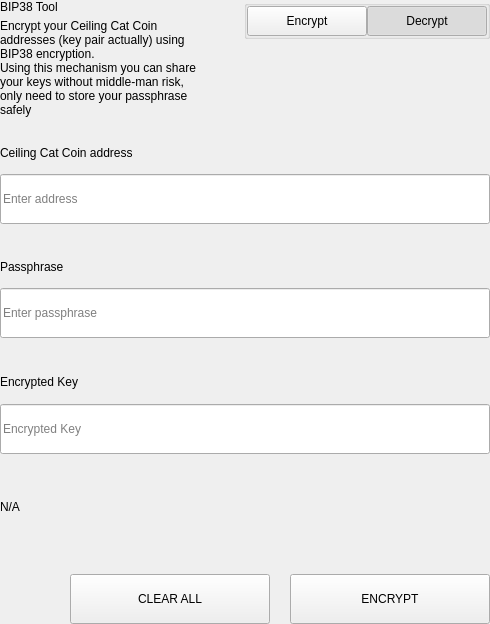
<?xml version="1.0" encoding="UTF-8"?>
<ui version="4.0">
 <class>SettingsBitToolWidget</class>
 <widget class="QWidget" name="SettingsBitToolWidget">
  <property name="geometry">
   <rect>
    <x>0</x>
    <y>0</y>
    <width>490</width>
    <height>624</height>
   </rect>
  </property>
  <property name="windowTitle">
   <string>Form</string>
  </property>
  <layout class="QVBoxLayout" name="verticalLayout">
   <property name="spacing">
    <number>0</number>
   </property>
   <property name="leftMargin">
    <number>0</number>
   </property>
   <property name="topMargin">
    <number>0</number>
   </property>
   <property name="rightMargin">
    <number>0</number>
   </property>
   <property name="bottomMargin">
    <number>0</number>
   </property>
   <item>
    <widget class="QWidget" name="left" native="true">
     <layout class="QVBoxLayout" name="verticalLayout_3">
      <property name="leftMargin">
       <number>0</number>
      </property>
      <property name="topMargin">
       <number>0</number>
      </property>
      <property name="rightMargin">
       <number>0</number>
      </property>
      <property name="bottomMargin">
       <number>0</number>
      </property>
      <item>
       <layout class="QVBoxLayout" name="verticalLayout_2">
        <property name="spacing">
         <number>0</number>
        </property>
        <item>
         <layout class="QHBoxLayout" name="horizontalLayout_3" stretch="3,1">
          <property name="spacing">
           <number>40</number>
          </property>
          <item>
           <layout class="QVBoxLayout" name="verticalLayoutTitle">
            <property name="spacing">
             <number>5</number>
            </property>
            <item>
             <widget class="QLabel" name="labelTitle">
              <property name="text">
               <string>BIP38 Tool</string>
              </property>
             </widget>
            </item>
            <item>
             <widget class="QLabel" name="labelSubtitle1">
              <property name="text">
               <string>Encrypt your Ceiling Cat Coin addresses (key pair actually) using BIP38 encryption.
Using this mechanism you can share your keys without middle-man risk, only need to store your passphrase safely</string>
              </property>
              <property name="wordWrap">
               <bool>true</bool>
              </property>
             </widget>
            </item>
           </layout>
          </item>
          <item alignment="Qt::AlignTop">
           <widget class="QGroupBox" name="groupBox">
            <property name="title">
             <string/>
            </property>
            <property name="alignment">
             <set>Qt::AlignLeading|Qt::AlignLeft|Qt::AlignTop</set>
            </property>
            <layout class="QHBoxLayout" name="horizontalLayout_4">
             <property name="spacing">
              <number>0</number>
             </property>
             <property name="leftMargin">
              <number>0</number>
             </property>
             <property name="topMargin">
              <number>0</number>
             </property>
             <property name="rightMargin">
              <number>0</number>
             </property>
             <property name="bottomMargin">
              <number>0</number>
             </property>
             <item>
              <spacer name="horizontalSpacer">
               <property name="orientation">
                <enum>Qt::Horizontal</enum>
               </property>
               <property name="sizeHint" stdset="0">
                <size>
                 <width>40</width>
                 <height>20</height>
                </size>
               </property>
              </spacer>
             </item>
             <item>
              <widget class="QPushButton" name="pushLeft">
               <property name="minimumSize">
                <size>
                 <width>120</width>
                 <height>30</height>
                </size>
               </property>
               <property name="maximumSize">
                <size>
                 <width>120</width>
                 <height>30</height>
                </size>
               </property>
               <property name="focusPolicy">
                <enum>Qt::NoFocus</enum>
               </property>
               <property name="text">
                <string>Encrypt</string>
               </property>
               <property name="checkable">
                <bool>true</bool>
               </property>
               <property name="autoExclusive">
                <bool>true</bool>
               </property>
              </widget>
             </item>
             <item>
              <widget class="QPushButton" name="pushRight">
               <property name="minimumSize">
                <size>
                 <width>120</width>
                 <height>30</height>
                </size>
               </property>
               <property name="maximumSize">
                <size>
                 <width>120</width>
                 <height>30</height>
                </size>
               </property>
               <property name="focusPolicy">
                <enum>Qt::NoFocus</enum>
               </property>
               <property name="text">
                <string>Decrypt</string>
               </property>
               <property name="checkable">
                <bool>true</bool>
               </property>
               <property name="checked">
                <bool>true</bool>
               </property>
               <property name="autoExclusive">
                <bool>true</bool>
               </property>
              </widget>
             </item>
            </layout>
           </widget>
          </item>
         </layout>
        </item>
        <item>
         <widget class="QStackedWidget" name="stackedWidget">
          <property name="currentIndex">
           <number>1</number>
          </property>
          <widget class="QWidget" name="pageDecrypt">
           <layout class="QVBoxLayout" name="verticalLayout_5">
            <property name="spacing">
             <number>0</number>
            </property>
            <property name="leftMargin">
             <number>0</number>
            </property>
            <property name="topMargin">
             <number>0</number>
            </property>
            <property name="rightMargin">
             <number>0</number>
            </property>
            <property name="bottomMargin">
             <number>0</number>
            </property>
            <item>
             <widget class="QWidget" name="widget" native="true">
              <property name="minimumSize">
               <size>
                <width>0</width>
                <height>100</height>
               </size>
              </property>
              <layout class="QVBoxLayout" name="verticalLayout_4">
               <property name="spacing">
                <number>0</number>
               </property>
               <property name="leftMargin">
                <number>0</number>
               </property>
               <property name="topMargin">
                <number>0</number>
               </property>
               <property name="rightMargin">
                <number>0</number>
               </property>
               <property name="bottomMargin">
                <number>0</number>
               </property>
               <item>
                <spacer name="verticalSpacer_2">
                 <property name="orientation">
                  <enum>Qt::Vertical</enum>
                 </property>
                 <property name="sizeType">
                  <enum>QSizePolicy::Fixed</enum>
                 </property>
                 <property name="sizeHint" stdset="0">
                  <size>
                   <width>20</width>
                   <height>20</height>
                  </size>
                 </property>
                </spacer>
               </item>
               <item>
                <layout class="QHBoxLayout" name="horizontalLayout_6" stretch="2">
                 <property name="spacing">
                  <number>0</number>
                 </property>
                 <item>
                  <layout class="QVBoxLayout" name="verticalLayout_7">
                   <property name="spacing">
                    <number>9</number>
                   </property>
                   <item>
                    <widget class="QLabel" name="labelSubtitleKey">
                     <property name="minimumSize">
                      <size>
                       <width>0</width>
                       <height>20</height>
                      </size>
                     </property>
                     <property name="maximumSize">
                      <size>
                       <width>16777215</width>
                       <height>20</height>
                      </size>
                     </property>
                     <property name="text">
                      <string>Encrypted key</string>
                     </property>
                    </widget>
                   </item>
                   <item>
                    <widget class="QLineEdit" name="lineEditKey">
                     <property name="minimumSize">
                      <size>
                       <width>0</width>
                       <height>50</height>
                      </size>
                     </property>
                     <property name="maximumSize">
                      <size>
                       <width>16777215</width>
                       <height>50</height>
                      </size>
                     </property>
                     <property name="placeholderText">
                      <string>Enter a encrypted key</string>
                     </property>
                    </widget>
                   </item>
                  </layout>
                 </item>
                </layout>
               </item>
               <item>
                <spacer name="verticalSpacer_3">
                 <property name="orientation">
                  <enum>Qt::Vertical</enum>
                 </property>
                 <property name="sizeType">
                  <enum>QSizePolicy::Fixed</enum>
                 </property>
                 <property name="sizeHint" stdset="0">
                  <size>
                   <width>20</width>
                   <height>20</height>
                  </size>
                 </property>
                </spacer>
               </item>
               <item>
                <layout class="QVBoxLayout" name="verticalLayout_9">
                 <property name="spacing">
                  <number>9</number>
                 </property>
                 <item>
                  <widget class="QLabel" name="labelSubtitlePassphrase">
                   <property name="maximumSize">
                    <size>
                     <width>16777215</width>
                     <height>20</height>
                    </size>
                   </property>
                   <property name="text">
                    <string>Passphrase</string>
                   </property>
                  </widget>
                 </item>
                 <item>
                  <widget class="QLineEdit" name="lineEditPassphrase">
                   <property name="minimumSize">
                    <size>
                     <width>0</width>
                     <height>50</height>
                    </size>
                   </property>
                   <property name="maximumSize">
                    <size>
                     <width>16777215</width>
                     <height>50</height>
                    </size>
                   </property>
                   <property name="placeholderText">
                    <string>Enter a passphrase</string>
                   </property>
                  </widget>
                 </item>
                </layout>
               </item>
               <item>
                <spacer name="verticalSpacer_4">
                 <property name="orientation">
                  <enum>Qt::Vertical</enum>
                 </property>
                 <property name="sizeType">
                  <enum>QSizePolicy::Fixed</enum>
                 </property>
                 <property name="sizeHint" stdset="0">
                  <size>
                   <width>20</width>
                   <height>20</height>
                  </size>
                 </property>
                </spacer>
               </item>
               <item>
                <widget class="QWidget" name="widget_3" native="true">
                 <property name="sizePolicy">
                  <sizepolicy hsizetype="Preferred" vsizetype="Fixed">
                   <horstretch>0</horstretch>
                   <verstretch>0</verstretch>
                  </sizepolicy>
                 </property>
                 <layout class="QVBoxLayout" name="verticalLayout_10">
                  <property name="spacing">
                   <number>9</number>
                  </property>
                  <property name="leftMargin">
                   <number>0</number>
                  </property>
                  <property name="topMargin">
                   <number>0</number>
                  </property>
                  <property name="rightMargin">
                   <number>0</number>
                  </property>
                  <property name="bottomMargin">
                   <number>0</number>
                  </property>
                  <item>
                   <widget class="QLabel" name="labelSubtitleDecryptResult">
                    <property name="minimumSize">
                     <size>
                      <width>0</width>
                      <height>20</height>
                     </size>
                    </property>
                    <property name="maximumSize">
                     <size>
                      <width>16777215</width>
                      <height>20</height>
                     </size>
                    </property>
                    <property name="text">
                     <string>Decrypted address result</string>
                    </property>
                   </widget>
                  </item>
                  <item>
                   <widget class="QWidget" name="widget_4" native="true">
                    <layout class="QHBoxLayout" name="horizontalLayout" stretch="6,0,1">
                     <property name="spacing">
                      <number>0</number>
                     </property>
                     <property name="leftMargin">
                      <number>0</number>
                     </property>
                     <property name="topMargin">
                      <number>0</number>
                     </property>
                     <property name="rightMargin">
                      <number>0</number>
                     </property>
                     <property name="bottomMargin">
                      <number>0</number>
                     </property>
                     <item alignment="Qt::AlignVCenter">
                      <widget class="QLineEdit" name="lineEditDecryptResult">
                       <property name="minimumSize">
                        <size>
                         <width>0</width>
                         <height>50</height>
                        </size>
                       </property>
                       <property name="maximumSize">
                        <size>
                         <width>16777215</width>
                         <height>50</height>
                        </size>
                       </property>
                       <property name="placeholderText">
                        <string>Decrypted Address</string>
                       </property>
                      </widget>
                     </item>
                     <item>
                      <spacer name="horizontalSpacer_4">
                       <property name="orientation">
                        <enum>Qt::Horizontal</enum>
                       </property>
                       <property name="sizeType">
                        <enum>QSizePolicy::Fixed</enum>
                       </property>
                       <property name="sizeHint" stdset="0">
                        <size>
                         <width>20</width>
                         <height>50</height>
                        </size>
                       </property>
                      </spacer>
                     </item>
                     <item>
                      <widget class="QPushButton" name="pushButtonImport">
                       <property name="minimumSize">
                        <size>
                         <width>140</width>
                         <height>40</height>
                        </size>
                       </property>
                       <property name="text">
                        <string>Import Address</string>
                       </property>
                      </widget>
                     </item>
                    </layout>
                   </widget>
                  </item>
                 </layout>
                </widget>
               </item>
               <item>
                <widget class="QLabel" name="statusLabel_DEC">
                 <property name="maximumSize">
                  <size>
                   <width>16777215</width>
                   <height>40</height>
                  </size>
                 </property>
                 <property name="text">
                  <string/>
                 </property>
                </widget>
               </item>
               <item>
                <spacer name="verticalSpacer">
                 <property name="orientation">
                  <enum>Qt::Vertical</enum>
                 </property>
                 <property name="sizeType">
                  <enum>QSizePolicy::Preferred</enum>
                 </property>
                 <property name="sizeHint" stdset="0">
                  <size>
                   <width>20</width>
                   <height>20</height>
                  </size>
                 </property>
                </spacer>
               </item>
               <item>
                <layout class="QHBoxLayout" name="horizontalLayout_7">
                 <property name="spacing">
                  <number>0</number>
                 </property>
                 <item>
                  <spacer name="horizontalSpacer_5">
                   <property name="orientation">
                    <enum>Qt::Horizontal</enum>
                   </property>
                   <property name="sizeType">
                    <enum>QSizePolicy::Expanding</enum>
                   </property>
                   <property name="sizeHint" stdset="0">
                    <size>
                     <width>40</width>
                     <height>20</height>
                    </size>
                   </property>
                  </spacer>
                 </item>
                 <item>
                  <widget class="QPushButton" name="pushButtonDecryptClear">
                   <property name="minimumSize">
                    <size>
                     <width>200</width>
                     <height>50</height>
                    </size>
                   </property>
                   <property name="maximumSize">
                    <size>
                     <width>200</width>
                     <height>50</height>
                    </size>
                   </property>
                   <property name="text">
                    <string>CLEAR</string>
                   </property>
                  </widget>
                 </item>
                 <item>
                  <spacer name="horizontalSpacer_3">
                   <property name="orientation">
                    <enum>Qt::Horizontal</enum>
                   </property>
                   <property name="sizeType">
                    <enum>QSizePolicy::Fixed</enum>
                   </property>
                   <property name="sizeHint" stdset="0">
                    <size>
                     <width>20</width>
                     <height>20</height>
                    </size>
                   </property>
                  </spacer>
                 </item>
                 <item>
                  <widget class="QPushButton" name="pushButtonDecrypt">
                   <property name="minimumSize">
                    <size>
                     <width>200</width>
                     <height>50</height>
                    </size>
                   </property>
                   <property name="maximumSize">
                    <size>
                     <width>200</width>
                     <height>50</height>
                    </size>
                   </property>
                   <property name="text">
                    <string>DECRYPT KEY</string>
                   </property>
                  </widget>
                 </item>
                </layout>
               </item>
              </layout>
             </widget>
            </item>
           </layout>
          </widget>
          <widget class="QWidget" name="pageEncrypt">
           <layout class="QVBoxLayout" name="verticalLayout_11">
            <property name="spacing">
             <number>0</number>
            </property>
            <property name="leftMargin">
             <number>0</number>
            </property>
            <property name="topMargin">
             <number>0</number>
            </property>
            <property name="rightMargin">
             <number>0</number>
            </property>
            <property name="bottomMargin">
             <number>0</number>
            </property>
            <item>
             <spacer name="verticalSpacer_8">
              <property name="orientation">
               <enum>Qt::Vertical</enum>
              </property>
              <property name="sizeType">
               <enum>QSizePolicy::Fixed</enum>
              </property>
              <property name="sizeHint" stdset="0">
               <size>
                <width>20</width>
                <height>20</height>
               </size>
              </property>
             </spacer>
            </item>
            <item>
             <widget class="QWidget" name="containerAddressEnc" native="true">
              <layout class="QVBoxLayout" name="containerAddressEncLayout">
               <property name="spacing">
                <number>5</number>
               </property>
               <property name="leftMargin">
                <number>0</number>
               </property>
               <property name="topMargin">
                <number>0</number>
               </property>
               <property name="rightMargin">
                <number>0</number>
               </property>
               <property name="bottomMargin">
                <number>0</number>
               </property>
               <item>
                <widget class="QLabel" name="labelSubtitleAddress">
                 <property name="minimumSize">
                  <size>
                   <width>0</width>
                   <height>20</height>
                  </size>
                 </property>
                 <property name="maximumSize">
                  <size>
                   <width>16777215</width>
                   <height>20</height>
                  </size>
                 </property>
                 <property name="text">
                  <string>Ceiling Cat Coin address</string>
                 </property>
                </widget>
               </item>
               <item>
                <widget class="QLineEdit" name="addressIn_ENC">
                 <property name="minimumSize">
                  <size>
                   <width>0</width>
                   <height>50</height>
                  </size>
                 </property>
                 <property name="placeholderText">
                  <string>Enter address</string>
                 </property>
                </widget>
               </item>
              </layout>
             </widget>
            </item>
            <item>
             <spacer name="verticalSpacer_6">
              <property name="orientation">
               <enum>Qt::Vertical</enum>
              </property>
              <property name="sizeType">
               <enum>QSizePolicy::Fixed</enum>
              </property>
              <property name="sizeHint" stdset="0">
               <size>
                <width>20</width>
                <height>20</height>
               </size>
              </property>
             </spacer>
            </item>
            <item>
             <widget class="QWidget" name="containerAddress" native="true">
              <layout class="QHBoxLayout" name="horizontalLayout_9" stretch="2">
               <property name="spacing">
                <number>0</number>
               </property>
               <property name="leftMargin">
                <number>0</number>
               </property>
               <property name="topMargin">
                <number>0</number>
               </property>
               <property name="rightMargin">
                <number>0</number>
               </property>
               <property name="bottomMargin">
                <number>0</number>
               </property>
               <item>
                <layout class="QVBoxLayout" name="verticalLayout_8">
                 <property name="spacing">
                  <number>5</number>
                 </property>
                 <item>
                  <widget class="QLabel" name="labelSubtitleMessage">
                   <property name="minimumSize">
                    <size>
                     <width>0</width>
                     <height>20</height>
                    </size>
                   </property>
                   <property name="maximumSize">
                    <size>
                     <width>16777215</width>
                     <height>20</height>
                    </size>
                   </property>
                   <property name="text">
                    <string>Passphrase</string>
                   </property>
                  </widget>
                 </item>
                 <item>
                  <widget class="QLineEdit" name="passphraseIn_ENC">
                   <property name="minimumSize">
                    <size>
                     <width>0</width>
                     <height>50</height>
                    </size>
                   </property>
                   <property name="maximumSize">
                    <size>
                     <width>16777215</width>
                     <height>50</height>
                    </size>
                   </property>
                   <property name="placeholderText">
                    <string>Enter passphrase</string>
                   </property>
                  </widget>
                 </item>
                </layout>
               </item>
              </layout>
             </widget>
            </item>
            <item>
             <spacer name="verticalSpacer_7">
              <property name="orientation">
               <enum>Qt::Vertical</enum>
              </property>
              <property name="sizeType">
               <enum>QSizePolicy::Fixed</enum>
              </property>
              <property name="sizeHint" stdset="0">
               <size>
                <width>20</width>
                <height>20</height>
               </size>
              </property>
             </spacer>
            </item>
            <item>
             <widget class="QWidget" name="widget_2" native="true">
              <property name="minimumSize">
               <size>
                <width>0</width>
                <height>75</height>
               </size>
              </property>
              <property name="maximumSize">
               <size>
                <width>16777215</width>
                <height>16777215</height>
               </size>
              </property>
              <layout class="QVBoxLayout" name="verticalLayout_6">
               <property name="leftMargin">
                <number>0</number>
               </property>
               <property name="topMargin">
                <number>0</number>
               </property>
               <property name="rightMargin">
                <number>0</number>
               </property>
               <property name="bottomMargin">
                <number>0</number>
               </property>
               <item>
                <widget class="QLabel" name="labelSubtitleEncryptedKey">
                 <property name="minimumSize">
                  <size>
                   <width>0</width>
                   <height>20</height>
                  </size>
                 </property>
                 <property name="maximumSize">
                  <size>
                   <width>16777215</width>
                   <height>20</height>
                  </size>
                 </property>
                 <property name="text">
                  <string>Encrypted Key</string>
                 </property>
                </widget>
               </item>
               <item>
                <widget class="QLineEdit" name="encryptedKeyOut_ENC">
                 <property name="minimumSize">
                  <size>
                   <width>0</width>
                   <height>50</height>
                  </size>
                 </property>
                 <property name="placeholderText">
                  <string>Encrypted Key</string>
                 </property>
                </widget>
               </item>
              </layout>
             </widget>
            </item>
            <item>
             <widget class="QLabel" name="statusLabel_ENC">
              <property name="text">
               <string notr="true">N/A</string>
              </property>
             </widget>
            </item>
            <item>
             <spacer name="verticalSpacer_5">
              <property name="orientation">
               <enum>Qt::Vertical</enum>
              </property>
              <property name="sizeType">
               <enum>QSizePolicy::Fixed</enum>
              </property>
              <property name="sizeHint" stdset="0">
               <size>
                <width>20</width>
                <height>20</height>
               </size>
              </property>
             </spacer>
            </item>
            <item>
             <layout class="QHBoxLayout" name="horizontalLayout_8">
              <property name="spacing">
               <number>0</number>
              </property>
              <item>
               <spacer name="horizontalSpacer_6">
                <property name="orientation">
                 <enum>Qt::Horizontal</enum>
                </property>
                <property name="sizeType">
                 <enum>QSizePolicy::Expanding</enum>
                </property>
                <property name="sizeHint" stdset="0">
                 <size>
                  <width>40</width>
                  <height>20</height>
                 </size>
                </property>
               </spacer>
              </item>
              <item>
               <widget class="QPushButton" name="pushButtonClear">
                <property name="minimumSize">
                 <size>
                  <width>200</width>
                  <height>50</height>
                 </size>
                </property>
                <property name="focusPolicy">
                 <enum>Qt::NoFocus</enum>
                </property>
                <property name="text">
                 <string>CLEAR ALL</string>
                </property>
               </widget>
              </item>
              <item>
               <spacer name="horizontalSpacer_2">
                <property name="orientation">
                 <enum>Qt::Horizontal</enum>
                </property>
                <property name="sizeType">
                 <enum>QSizePolicy::Fixed</enum>
                </property>
                <property name="sizeHint" stdset="0">
                 <size>
                  <width>20</width>
                  <height>20</height>
                 </size>
                </property>
               </spacer>
              </item>
              <item>
               <widget class="QPushButton" name="pushButtonEncrypt">
                <property name="minimumSize">
                 <size>
                  <width>200</width>
                  <height>50</height>
                 </size>
                </property>
                <property name="maximumSize">
                 <size>
                  <width>200</width>
                  <height>50</height>
                 </size>
                </property>
                <property name="focusPolicy">
                 <enum>Qt::NoFocus</enum>
                </property>
                <property name="text">
                 <string>ENCRYPT</string>
                </property>
               </widget>
              </item>
             </layout>
            </item>
           </layout>
          </widget>
         </widget>
        </item>
       </layout>
      </item>
     </layout>
    </widget>
   </item>
  </layout>
 </widget>
 <resources/>
 <connections/>
</ui>
